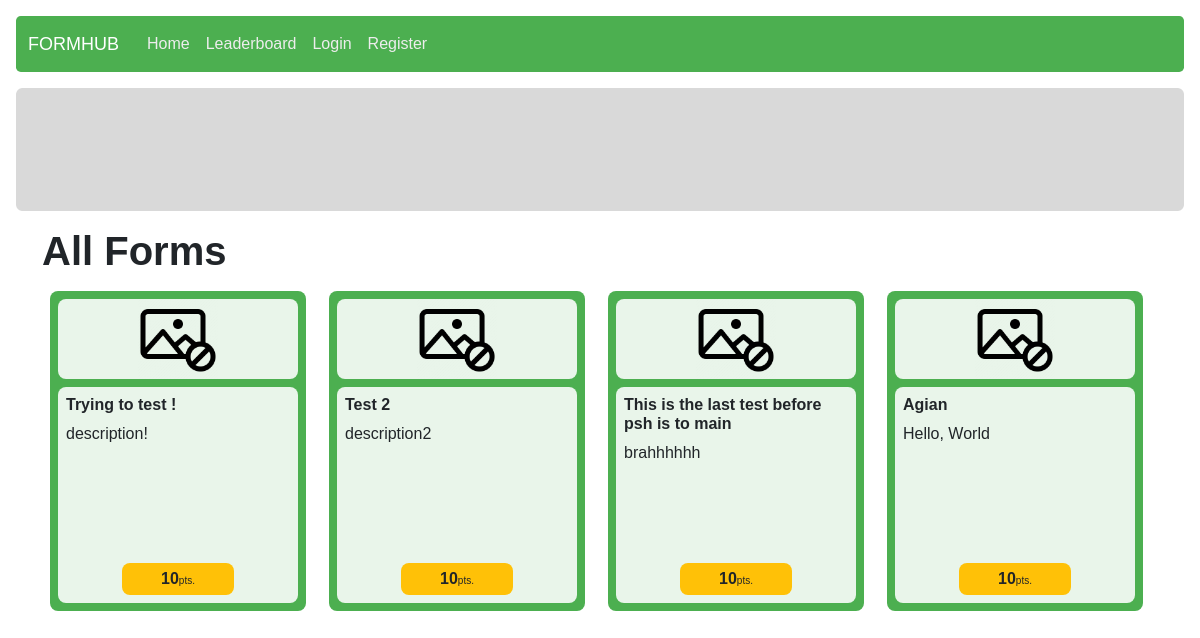
Before: / with the older database file.
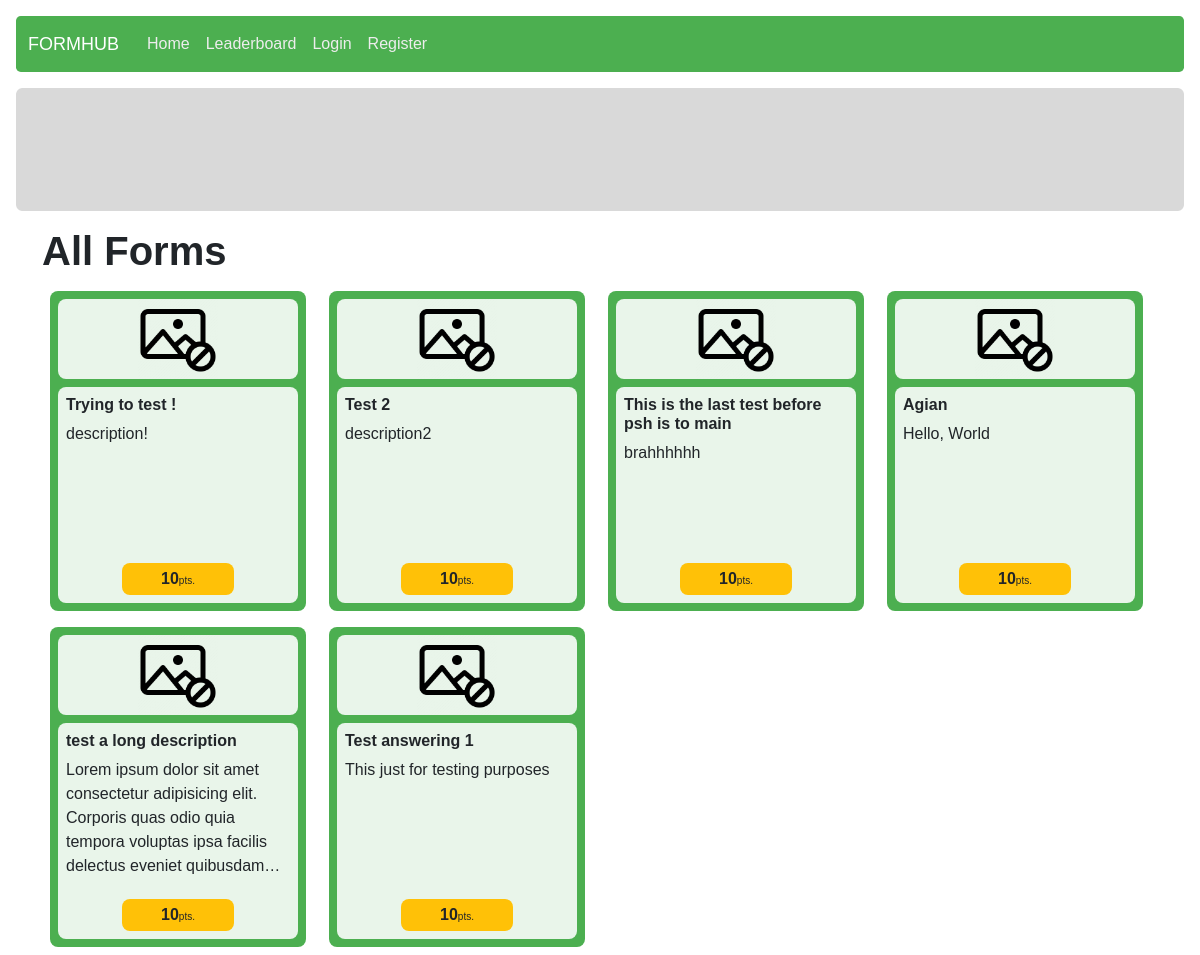
After: the same page with the newer database file.
### form_management/models.py (models this page shows, shortened)
class Form(models.Model):
    owner = models.ForeignKey(User, on_delete = models.CASCADE)
    form_name = models.CharField(max_length = 125)
    description = models.CharField(max_length = 1000)
    category = models.ForeignKey(Category, on_delete = models.CASCADE, null = True)
    design = models.JSONField()
    creation_timestamp = models.DateTimeField(auto_now_add = True)
    publish_timestamp = models.DateTimeField(null = True)
    is_open = models.BooleanField(default = False)
    is_sale = models.BooleanField(default = False)
    form_point = models.ForeignKey(Point, on_delete = models.CASCADE, related_name="form_point")

class Point(models.Model):
    form_size = models.CharField(max_length = 2)
    point = models.IntegerField()
    description = models.CharField(max_length = 50, null = True)
    lower_bound = models.IntegerField()
    upper_bound = models.IntegerField()
    def __str__(self):
        return f"{self.point}"

### answering/views.py (the view)
# urls.py: path("", views.index, name="index"),
def index(request):
	if (request.user.is_authenticated):
		is_already_answered_form = FormResponse.objects.filter(responder = request.user).values("form_id").distinct()
		exclude_form_list = [item["form_id"] for item in is_already_answered_form]
		forms = Form.objects.filter(is_open = True).exclude(id__in=exclude_form_list)
	else:
		forms = Form.objects.filter(is_open = True)
	return render(request, "answering/index.html", {
		"title": "All Active Forms",
		"forms": forms
	})

### templates/answering/index.html (shortened to what this page needs)
{% extends "layout.html" %}
{% load static %}
{% block extra_css %}
    <link rel="stylesheet" href="{% static 'answering/index.css' %}">
{% endblock %}
{% block body %}
<div class="container">
    <h1><strong>All Forms</strong></h1>
    <div class="all-forms d-flex flex-row flex-wrap">
        {% for form in forms %}
            <div class="form-card p-2 d-flex flex-column col-sm-6 col-md-4 col-lg-3" data-code="{{ form.id }}">
                <div class="form p-2 d-flex flex-column">
                    <div class="img-container d-flex justify-content-center">
                        <img src="{% static 'answering/imgs/no-pic.png' %}" alt="no-photo">
                    </div>
                    <div class="form-meta-data mt-2 p-2">
                        <h6 class="form-name">{{ form.form_name }}</h6>
                        <div class="description">
                            {{ form.description }}
                        </div>
                        <div class="bottom-section mt-auto p-1">
                            <span class="point">{{ form.form_point }}</span><span class="unit">pts.</span>
                        </div>
                    </div>
                </div>
            </div>
        {% empty %}
            <h3>No form</h3>
        {% endfor %}
    </div>
</div>
{% endblock %}

### templates/layout.html (shortened to what this page needs)
{% load static %}
<!DOCTYPE html>
<html lang="en">
    <head>
        <link href="https://cdn.jsdelivr.net/npm/bootstrap@5.0.2/dist/css/bootstrap.min.css" rel="stylesheet">
        <link rel="stylesheet" href="https://cdnjs.cloudflare.com/ajax/libs/font-awesome/6.5.1/css/all.min.css" />
        <link rel="stylesheet" href="{% static 'core/core.css' %}">
        {% block extra_css %}{% endblock %}
    </head>
    <body>
        <nav class="navbar m-3 rounded-3 navbar-expand-md">
            <div class="container-fluid">
                <a class="logo" href="/">FORMHUB</a>
                <div class="collapse navbar-collapse" id="navbarNavAltMarkup">
                    <ul class="navbar-nav">
                        <li class="nav-item">
                            <a class="nav-link" aria-current="page" href="/">Home</a>
                        </li>
                        <li class="nav-item">
                            <a class="nav-link" href="/leaderboard/">Leaderboard</a>
                        </li>
                        {% if user.is_authenticated %}
                        <li class="nav-item">
                            <a class="nav-link" href="/redeem/">Redeem</a>
                        </li>
                        <li class="nav-item">
                            <a class="nav-link" href="/account/">User Profile</a>
                        </li>
                        <li class="nav-item">
                            <a class="nav-link" id="logout" href="/auth/logout">Log Out</a>
                        </li>
                        {% else %}
                        <li class="nav-item">
                            <a class="nav-link" href="/auth/">Login</a>
                        </li>
                        <li class="nav-item">
                            <a class="nav-link" href="/auth/register">Register</a>
                        </li>
                        {% endif %}
                    </ul>
                </div>
            </div>
        </nav>
        <div class="body">
            <div class="m-3 ads-top">
                <img src="{% static 'imgs/ads-top.png' %}" class="img-fluid" alt="ads-top">
            </div>
            {% block body %}
            {% endblock %}
        </div>
    </body>
</html>

### static/core/core.css (style rules this page uses)
* { margin: 0; padding: 0; box-sizing: border-box; font-family: Helvetica; }
.logo { color: rgb(255, 255, 255); text-decoration: none; font-size: large; margin-right: 20px; }
.navbar { background-color: #4CAF50; }
.nav-link { color: rgb(237, 237, 237); }
.img-fluid { min-height: 80px !important; }

### static/answering/index.css (style rules this page uses)
:root { --main-bg: #4CAF50; --card-trans-bg: #FFFFFFE0; }

Changed rows visible on the page:
added Form: form_name "test a long description", description "Lorem ipsum dolor sit amet consectetur adipisicing elit. Corporis quas odio quia tempora voluptas ipsa facilis delectus eveniet…", form_point "10"
added Form: form_name "Test answering 1", description "This just for testing purposes", form_point "10"
